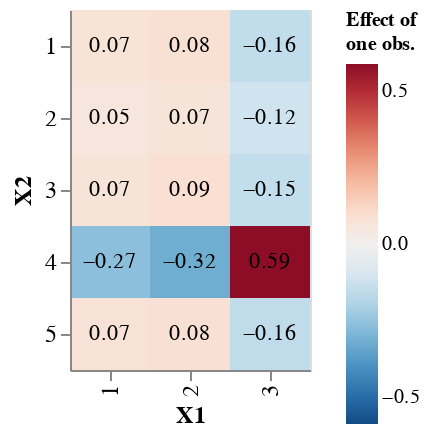

Source (notebook cell):
### Markdown cell above
Now we take one observation ($X_1 = 3$ and $X_2 = 4$) and we look at how it will influence the raked values.

### Code cell
index = np.argmax(np.abs(df_y.grad_y))
index_var1 = df_y.iloc[index].X1
index_var2 = df_y.iloc[index].X2
df_y_loc = df_y.loc[(df_y.X1==index_var1)&(df_y.X2==index_var2)]
max_scale = max(abs(df_y_loc['grad_y'].min()), abs(df_y_loc['grad_y'].max()))

base = alt.Chart(df_y_loc).encode(
    x=alt.X('raked_1:N', axis=alt.Axis(title='X1')),
    y=alt.Y('raked_2:N', axis=alt.Axis(title='X2')),
)

heatmap = base.mark_rect().encode(
    color=alt.Color('grad_y:Q',
        scale=alt.Scale(scheme='redblue', domain=[-max_scale, max_scale], reverse=True),
        legend=alt.Legend(title=['Effect of', 'one obs.']))
)

text = base.mark_text(baseline='middle').encode(
    alt.Text('grad_y:Q', format='.2f')
)

chart = alt.layer(heatmap, text
).properties(
    width=120,
    height=180
).configure_title(
    fontSize=12
).configure_axis(
    labelFontSize=12,
    titleFontSize=12
).configure_legend(
    labelFontSize=10,
    titleFontSize=10
)
chart

### Figure 1 — Vega-Lite specification as saved in the notebook (floating-point values rounded to 4 significant figures)
{"config": {"view": {"continuousWidth": 300, "continuousHeight": 300}, "axis": {"labelFontSize": 12, "titleFontSize": 12}, "legend": {"labelFontSize": 10, "titleFontSize": 10}, "title": {"fontSize": 12}}, "layer": [{"mark": {"type": "rect"}, "encoding": {"color": {"field": "grad_y", "legend": {"title": ["Effect of", "one obs."]}, "scale": {"domain": [-0.5874, 0.5874], "reverse": true, "scheme": "redblue"}, "type": "quantitative"}, "x": {"axis": {"title": "X1"}, "field": "raked_1", "type": "nominal"}, "y": {"axis": {"title": "X2"}, "field": "raked_2", "type": "nominal"}}}, {"mark": {"type": "text", "baseline": "middle"}, "encoding": {"text": {"field": "grad_y", "format": ".2f", "type": "quantitative"}, "x": {"axis": {"title": "X1"}, "field": "raked_1", "type": "nominal"}, "y": {"axis": {"title": "X2"}, "field": "raked_2", "type": "nominal"}}}], "data": {"name": "data-418f559d260a108d16adf0bd4e8340d1"}, "height": 180, "width": 120, "$schema": "https://vega.github.io/schema/vega-lite/v5.20.1.json", "datasets": {"data-418f559d260a108d16adf0bd4e8340d1": [{"raked_1": 1, "raked_2": 1, "X1": 3, "X2": 4, "grad_y": 0.07189}, {"raked_1": 2, "raked_2": 1, "X1": 3, "X2": 4, "grad_y": 0.0842}, {"raked_1": 3, "raked_2": 1, "X1": 3, "X2": 4, "grad_y": -0.1561}, {"raked_1": 1, "raked_2": 2, "X1": 3, "X2": 4, "grad_y": 0.05389}, {"raked_1": 2, "raked_2": 2, "X1": 3, "X2": 4, "grad_y": 0.06706}, {"raked_1": 3, "raked_2": 2, "X1": 3, "X2": 4, "grad_y": -0.121}, {"raked_1": 1, "raked_2": 3, "X1": 3, "X2": 4, "grad_y": 0.06744}, {"raked_1": 2, "raked_2": 3, "X1": 3, "X2": 4, "grad_y": 0.08625}, {"raked_1": 3, "raked_2": 3, "X1": 3, "X2": 4, "grad_y": -0.1537}, {"raked_1": 1, "raked_2": 4, "X1": 3, "X2": 4, "grad_y": -0.2672}, {"raked_1": 2, "raked_2": 4, "X1": 3, "X2": 4, "grad_y": -0.3202}, {"raked_1": 3, "raked_2": 4, "X1": 3, "X2": 4, "grad_y": 0.5874}, {"raked_1": 1, "raked_2": 5, "X1": 3, "X2": 4, "grad_y": 0.07398}, {"raked_1": 2, "raked_2": 5, "X1": 3, "X2": 4, "grad_y": 0.08265}, {"raked_1": 3, "raked_2": 5, "X1": 3, "X2": 4, "grad_y": -0.1566}]}}
